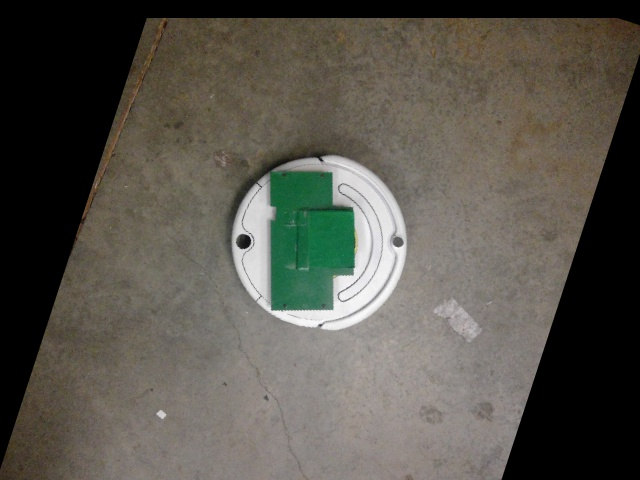
#> input picture Roomba01.jpg, 640 x 480 px
$ python makeData.py
#> lines starting #> are read from the running program, lines starting #| are printed output that depends on the picture
# -*- coding: utf-8 -*-
"""
Created on Sat Nov  4 11:47:39 2017

@author: iwatts
"""

import cv2

# Load images
im1 = cv2.imread('Roomba01.jpg')
#> im1 is the input picture: shape (480, 640, 3); mean B, G, R 76.8, 85.2, 88.3
im2 = cv2.imread('Roomba02.jpg')
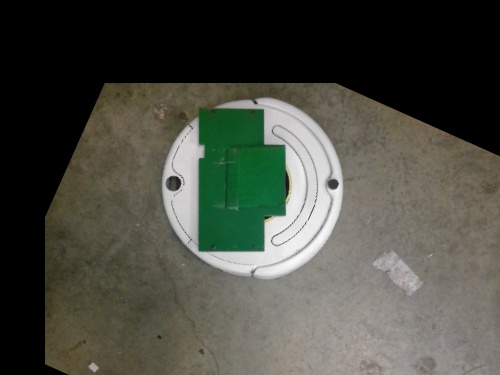
#> input picture Roomba02.jpg, 500 x 375 px
#> im2 is the input picture: shape (375, 500, 3); mean B, G, R 66.4, 75.6, 74.2
# Get dimensions
width1, height1, depth1 = im1.shape
#> width1 = 480; height1 = 640; depth1 = 3
width2, height2, depth2 = im2.shape
#> width2 = 375; height2 = 500; depth2 = 3
# Get rotation centers
x01 = height1/2
#> x01 = 320
y01 = width1/2
#> y01 = 240
x02 = height2/2
#> x02 = 250
y02 = width2/2
#> y02 = 187.5
# Get center box edges
left1 = (width1 - 200)/2
#> left1 = 140
top1 = (height1 - 200)/2
#> top1 = 220
right1 = (width1 + 200)/2
#> right1 = 340
bottom1 = (height1 + 200)/2
#> bottom1 = 420
left2 = (width2 - 200)/2
#> left2 = 87.5
top2 = (height2 - 200)/2
right2 = (width2 + 200)/2
bottom2 = (height2 + 200)/2

for i in range(360):
    # Get rotational matrix        center  angle scale
    M1 = cv2.getRotationMatrix2D((x01,y01),  i,    1  )
    M2 = cv2.getRotationMatrix2D((x02,y02),  i,    1  )
    # Rotate image        input  matrix          output shape
    rot1 = cv2.warpAffine( im1,    M1,    (im1.shape[1],im1.shape[0]))
    rot2 = cv2.warpAffine( im2,    M2,    (im2.shape[1],im2.shape[0]))
    # Crop image to 200x200 from center
    rot1 = rot1[int(left1):int(right1), int(top1):int(bottom1)]
    rot2 = rot2[int(left2):int(right2), int(top2):int(bottom2)]
    # Create file name
    fileName1 = 'images/image1_' + str(i) + '.png'
    fileName2 = 'images/image2_' + str(i) + '.png'
    # Save modified image
    cv2.imwrite(fileName1,rot1)
    cv2.imwrite(fileName2,rot2)
#> this loop made 360 passes
#> pass 1, `rot1 = rot1[int(left1):int(right1), int(top1):int(bottom1)]`:
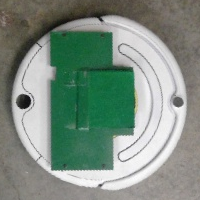
#> rot1: shape (200, 200, 3); mean B, G, R 130.1, 141.9, 126.2
#> pass 1, `rot2 = rot2[int(left2):int(right2), int(top2):int(bottom2)]`:
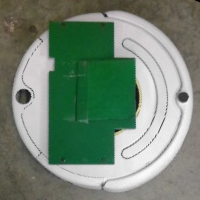
#> rot2: shape (200, 200, 3); mean B, G, R 117.2, 133.7, 116.5
#> pass 2, `rot1 = cv2.warpAffine( im1,    M1,    (im1.shape[1],im1.shape[0]))`:
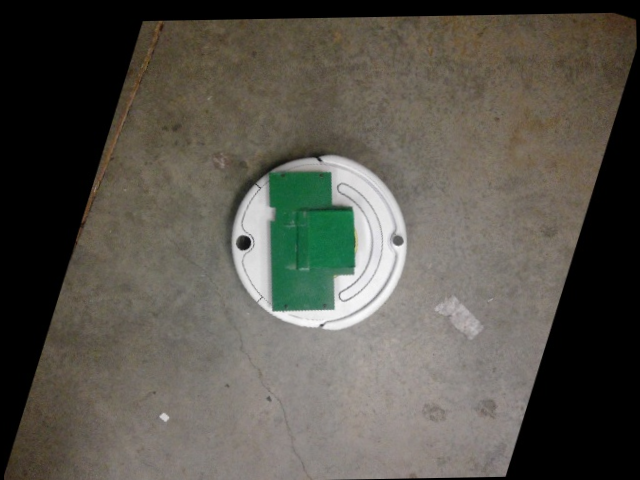
#> rot1: shape (480, 640, 3); mean B, G, R 76.6, 85, 88
